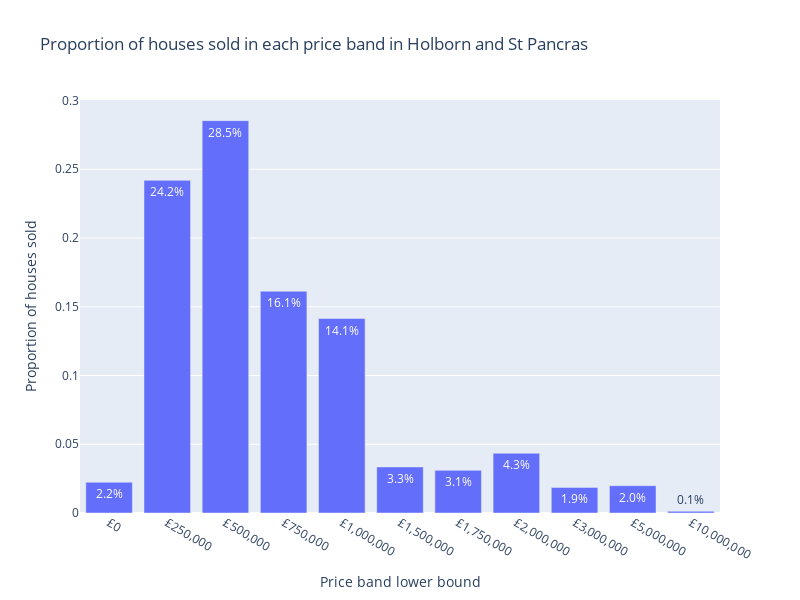

Notebook source saved alongside this figure:
### Code cell
stats.bin_lower = stats.bin_lower.astype(str)

stats["text"] = stats.proportion.apply(lambda x: f"{x:.1%}")
stats["bin_lower_text"] = stats.bin_lower.apply(lambda x: f"£{int(x):,}")

import plotly.express as px

px.bar(stats, x="bin_lower_text", y="proportion", title="Proportion of houses sold in each price band in Holborn and St Pancras", text="text").update_layout(
    height=600,
    width=800,
    xaxis_title="Price band lower bound",
    yaxis_title="Proportion of houses sold",
)

### Figure 1 — Plotly figure (JSON) as saved in the notebook; plotly's stock layout.template omitted (floating-point values rounded to 4 significant figures)
{"data": [{"alignmentgroup": "True", "hovertemplate": "bin_lower_text=%{x}<br>proportion=%{y}<br>text=%{text}<extra></extra>", "legendgroup": "", "marker": {"color": "#636efa", "pattern": {"shape": ""}}, "name": "", "offsetgroup": "", "orientation": "v", "showlegend": false, "text": ["2.2%", "24.2%", "28.5%", "16.1%", "14.1%", "3.3%", "3.1%", "4.3%", "1.9%", "2.0%", "0.1%"], "textposition": "auto", "type": "bar", "x": ["£0", "£250,000", "£500,000", "£750,000", "£1,000,000", "£1,500,000", "£1,750,000", "£2,000,000", "£3,000,000", "£5,000,000", "£10,000,000"], "xaxis": "x", "y": [0.02233, 0.2419, 0.2854, 0.1613, 0.1414, 0.0335, 0.03102, 0.04342, 0.01861, 0.01985, 0.001241], "yaxis": "y"}], "layout": {"barmode": "relative", "height": 600, "legend": {"tracegroupgap": 0}, "title": {"text": "Proportion of houses sold in each price band in Holborn and St Pancras"}, "width": 800, "xaxis": {"anchor": "y", "domain": [0, 1], "title": {"text": "Price band lower bound"}}, "yaxis": {"anchor": "x", "domain": [0, 1], "title": {"text": "Proportion of houses sold"}}}}
